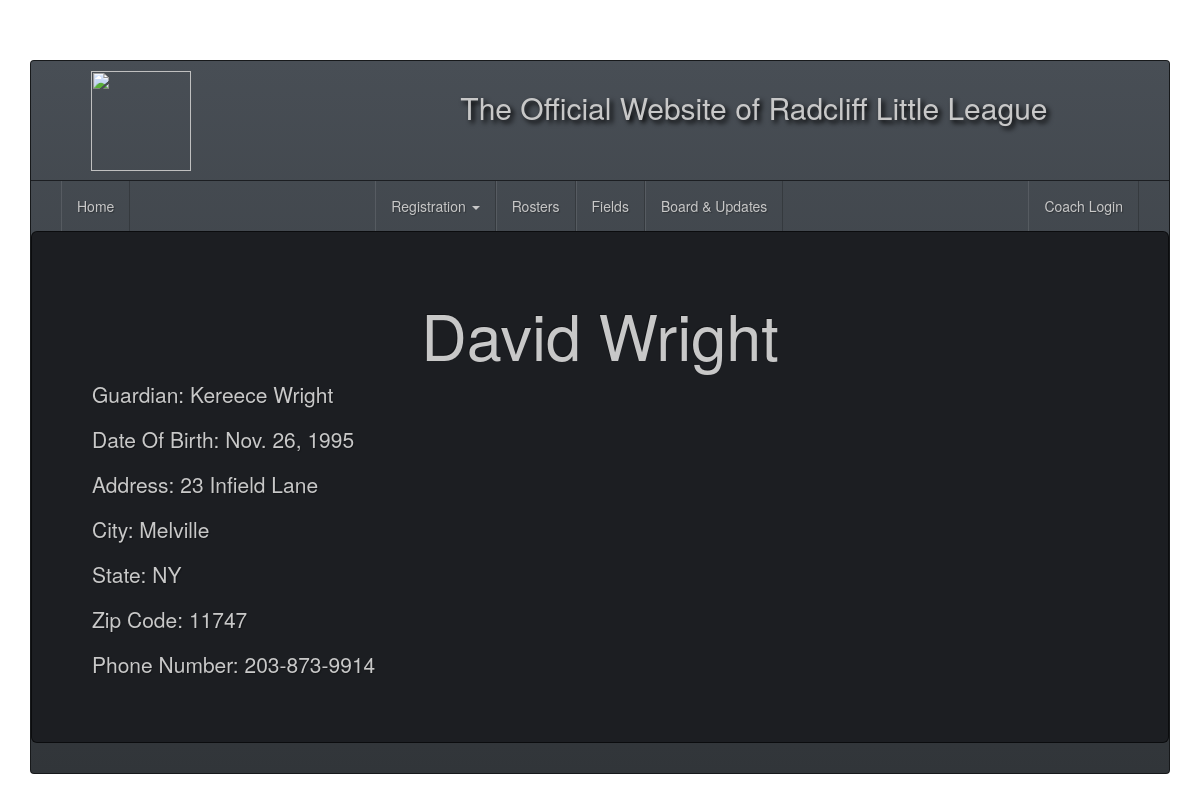
The app's page /roster/2/ with its own data.
### core/models.py (models this page shows, shortened)
class Player(models.Model):
    GuardianFirstName = models.CharField('Guardian First Name', max_length=300)
    GuardianLastName = models.CharField('Guardian Last Name', max_length=300)
    PlayerFirstName = models.CharField('Player First Name', max_length=300)
    PlayerLastName = models.CharField('Player Last Name', max_length=300)
    DateOfBirth = models.DateField('Date Of Birth')
    Street = models.CharField(max_length=300)
    City = models.CharField(max_length=300)
    State = models.CharField(max_length=300)
    Zipcode = models.IntegerField('Zip Code')
    PhoneNumber = models.CharField(max_length=50, verbose_name='Phone Number', help_text="Please use the following format: <em>555-555-5555</em>.")
    Level = models.IntegerField(choices=level_choices, default=0)

### core/views.py (the view)
# urls.py: url(r'^roster/(?P<pk>\d+)/$', PlayerInfoDetailView.as_view(), name='player_detail'),
class PlayerInfoDetailView(DetailView):
    model = Player
    template_name = "player_info.html"

### templates/player_info.html
{% extends 'base.html' %}
{% block content %}
<div class="jumbotron">
    <h1 align="center">{{ player.PlayerFirstName }} {{ player.PlayerLastName }}</h1>
    <p>Guardian: {{ player.GuardianFirstName }} {{ player.GuardianLastName }}</p>
    <p>Date Of Birth: {{ player.DateOfBirth }}</p>
    <p>Address: {{ player.Street }}</p>
    <p>City: {{ player.City}}</p>
    <p>State: {{ player.State}}</p>
    <p>Zip Code: {{ player.Zipcode }}</p>
    <p>Phone Number: {{ player.PhoneNumber }}</p>
</div>
{% endblock %}

### static/css/base.css (style rules this page uses)
body { padding-top: 60px; background: url('http://wallbackhd.com/wp-content/uploads/2016/02/Baseball-Wallpaper.jpg'); background-repeat: no-repeat; background-position: center center; background-attachment: fixed; }

### records on screen
Player: PlayerFirstName "David", PlayerLastName "Wright", GuardianFirstName "Kereece", GuardianLastName "Wright", DateOfBirth "Nov. 26, 1995", Street "23 Infield Lane", City "Melville", State "NY", Zipcode "11747", PhoneNumber "203-873-9914"
